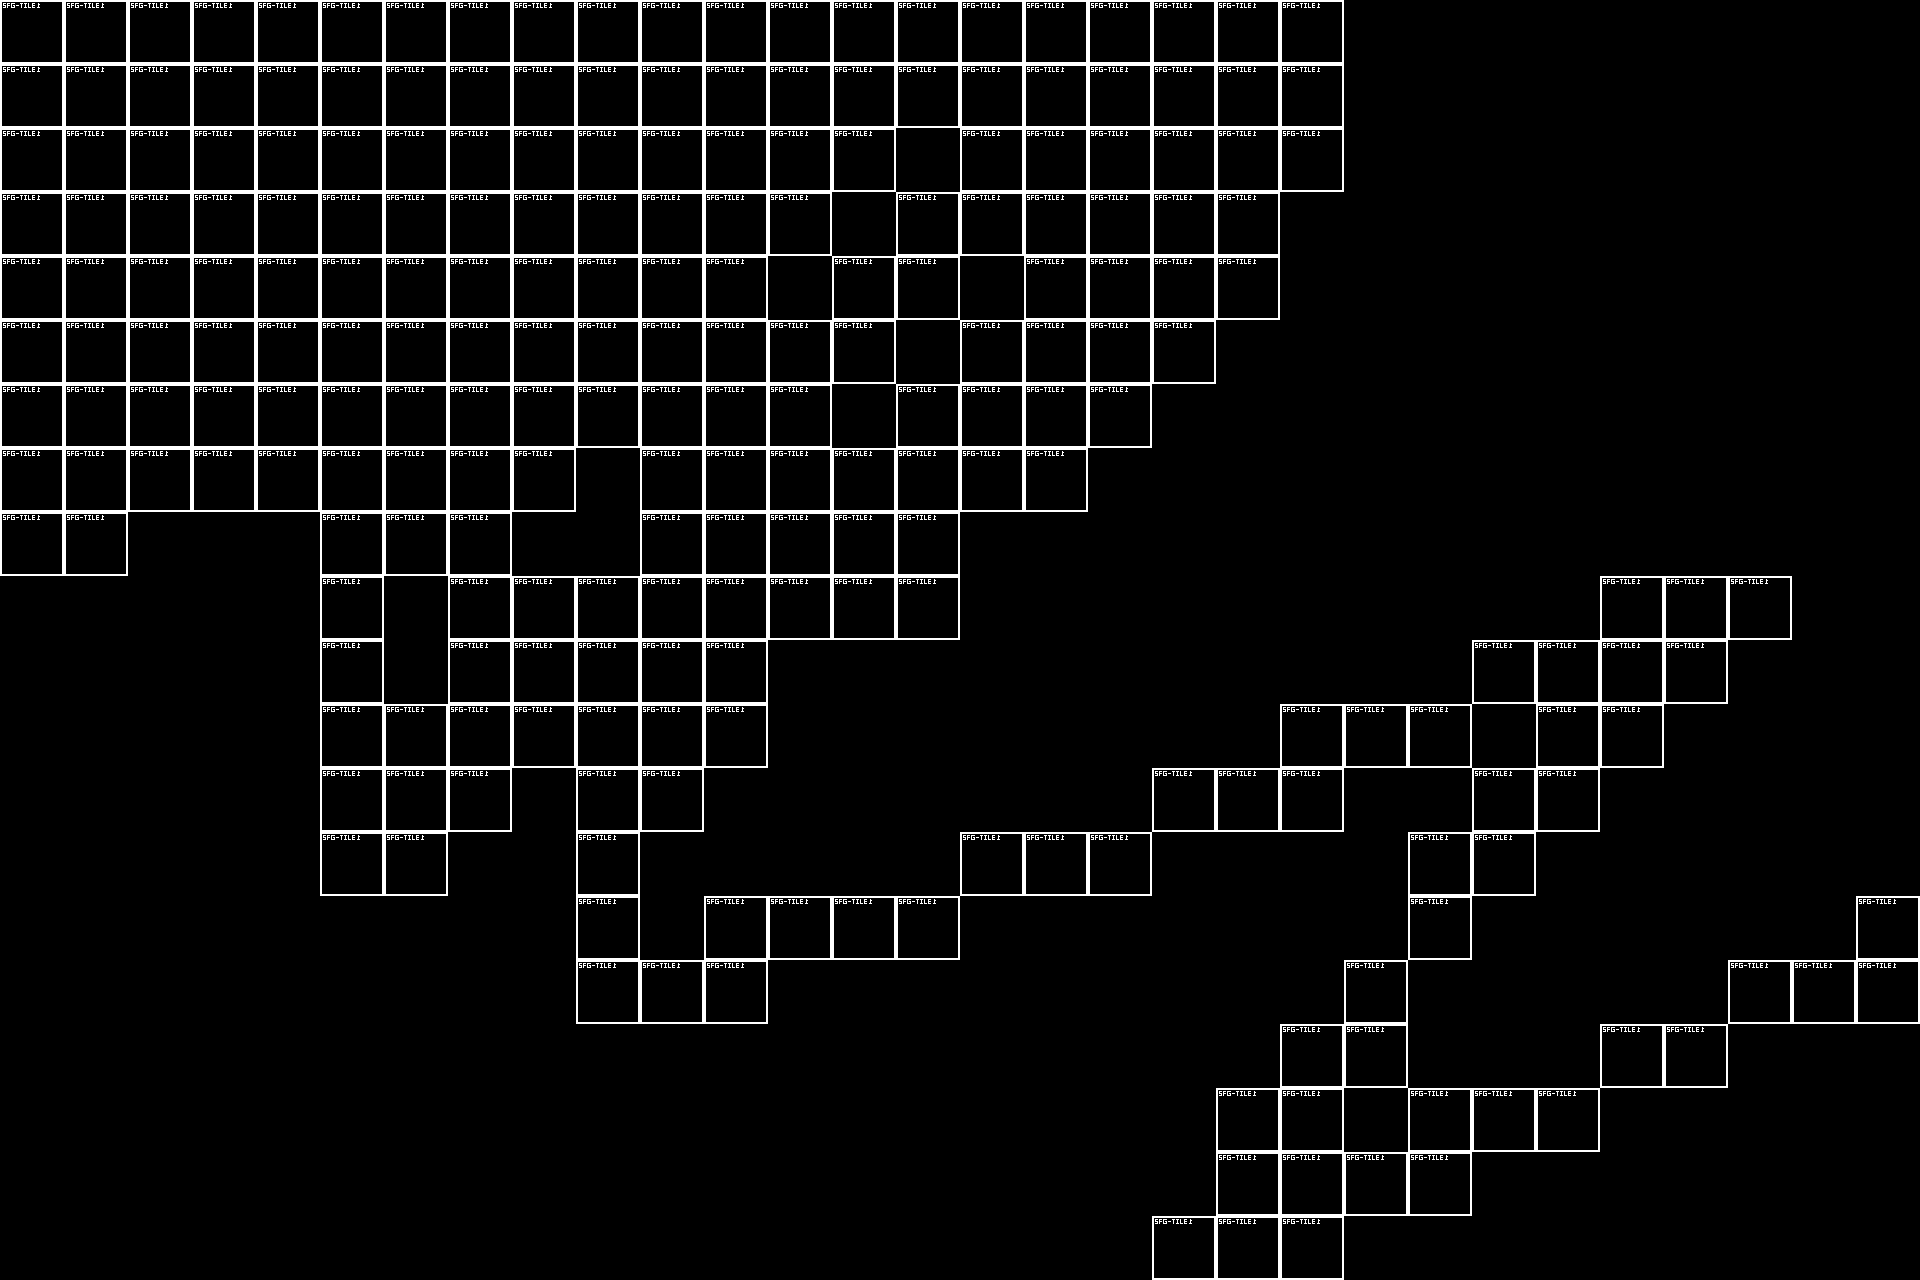

A level layout from a 2D game, rendered from its tile map. Below: a short description, then the map file with its tile-grid data intact:
An orthogonal 30x20 tile map with 64x64 px tiles, 1 tile layer (Tile Layer 1).

<map version="1.9" tiledversion="1.9.1" orientation="orthogonal" renderorder="right-down" width="30" height="20" tilewidth="64" tileheight="64" infinite="0" nextlayerid="2" nextobjectid="1">
 <tileset firstgid="1" source="tile1.tsx" />
 <layer id="1" name="Tile Layer 1" width="30" height="20">
  <data encoding="csv">
1,1,1,1,1,1,1,1,1,1,1,1,1,1,1,1,1,1,1,1,1,0,0,0,0,0,0,0,0,0,
1,1,1,1,1,1,1,1,1,1,1,1,1,1,1,1,1,1,1,1,1,0,0,0,0,0,0,0,0,0,
1,1,1,1,1,1,1,1,1,1,1,1,1,1,0,1,1,1,1,1,1,0,0,0,0,0,0,0,0,0,
1,1,1,1,1,1,1,1,1,1,1,1,1,0,1,1,1,1,1,1,0,0,0,0,0,0,0,0,0,0,
1,1,1,1,1,1,1,1,1,1,1,1,0,1,1,0,1,1,1,1,0,0,0,0,0,0,0,0,0,0,
1,1,1,1,1,1,1,1,1,1,1,1,1,1,0,1,1,1,1,0,0,0,0,0,0,0,0,0,0,0,
1,1,1,1,1,1,1,1,1,1,1,1,1,0,1,1,1,1,0,0,0,0,0,0,0,0,0,0,0,0,
1,1,1,1,1,1,1,1,1,0,1,1,1,1,1,1,1,0,0,0,0,0,0,0,0,0,0,0,0,0,
1,1,0,0,0,1,1,1,0,0,1,1,1,1,1,0,0,0,0,0,0,0,0,0,0,0,0,0,0,0,
0,0,0,0,0,1,0,1,1,1,1,1,1,1,1,0,0,0,0,0,0,0,0,0,0,1,1,1,0,0,
0,0,0,0,0,1,0,1,1,1,1,1,0,0,0,0,0,0,0,0,0,0,0,1,1,1,1,0,0,0,
0,0,0,0,0,1,1,1,1,1,1,1,0,0,0,0,0,0,0,0,1,1,1,0,1,1,0,0,0,0,
0,0,0,0,0,1,1,1,0,1,1,0,0,0,0,0,0,0,1,1,1,0,0,1,1,0,0,0,0,0,
0,0,0,0,0,1,1,0,0,1,0,0,0,0,0,1,1,1,0,0,0,0,1,1,0,0,0,0,0,0,
0,0,0,0,0,0,0,0,0,1,0,1,1,1,1,0,0,0,0,0,0,0,1,0,0,0,0,0,0,1,
0,0,0,0,0,0,0,0,0,1,1,1,0,0,0,0,0,0,0,0,0,1,0,0,0,0,0,1,1,1,
0,0,0,0,0,0,0,0,0,0,0,0,0,0,0,0,0,0,0,0,1,1,0,0,0,1,1,0,0,0,
0,0,0,0,0,0,0,0,0,0,0,0,0,0,0,0,0,0,0,1,1,0,1,1,1,0,0,0,0,0,
0,0,0,0,0,0,0,0,0,0,0,0,0,0,0,0,0,0,0,1,1,1,1,0,0,0,0,0,0,0,
0,0,0,0,0,0,0,0,0,0,0,0,0,0,0,0,0,0,1,1,1,0,0,0,0,0,0,0,0,0
</data>
 </layer>
</map>